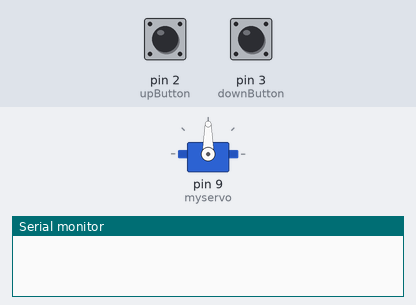
Bench run of a sketch on a simulated Arduino Uno, built with avr-gcc and run on an emulated ATmega328P. Shown: servo, the last lines printed to the serial monitor. Inputs (shaded band) come from the test bench; at power-on: pin 2 (upButton) HIGH, pin 3 (downButton) HIGH.

Above: at 1.2 s.
1.3 s: pin 2 (upButton) pulled LOW for 0.15 s
At 1.37 s:
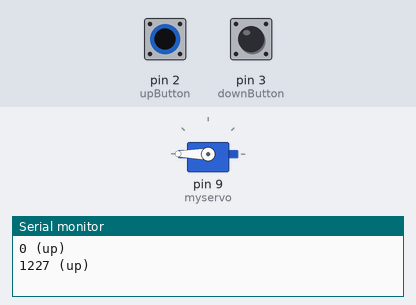
2.9 s: pin 3 (downButton) pulled LOW for 0.15 s
At 2.97 s:
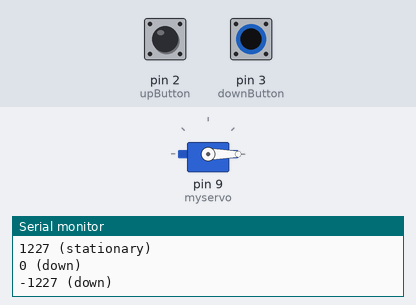
4.5 s: pin 3 (downButton) pulled LOW for 3.2 s
At 8.5 s:
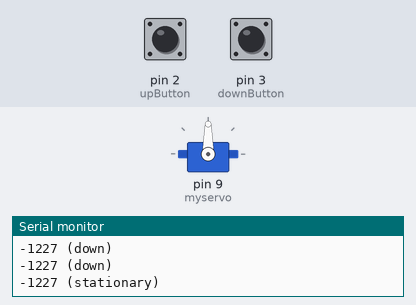
9.2 s: pin 2 (upButton) pulled LOW for 3.2 s
At 9.7 s:
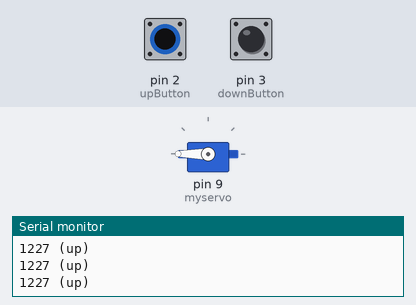
Timing chart, 0 to 13.9 s (numbered marks = the images above; inputs shaded):
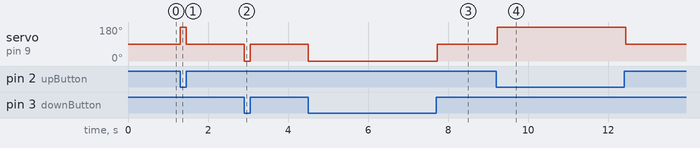

Measured:
- after the input at 1.3 s, servo on pin 9 (myservo): 90° → 180° at once, → 90° 0.15 s later
- after the input at 2.9 s, servo on pin 9 (myservo): 90° → 0° at once, → 90° 0.15 s later
- after the input at 4.5 s, servo on pin 9 (myservo): 90° → 0° at once, → 90° 3.2 s later
- after the input at 9.2 s, servo on pin 9 (myservo): 90° → 180° at once, → 90° 3.2 s later

The sketch:

3rdYearProjCode.ino
```cpp
//**************************************
//Title: KANE_Madeleine_3rdYearProjCode
//Author: Madeleine Kane
//Last edited: 02/04/2024
//Code version: 4
//**************************************

#include <Servo.h>
Servo myservo;  // create servo object to control a servo
int upButton = 2;
int downButton = 3;

int speed = 90; // variable to store the servo speed
float est_ang_speed = 60/0.22*(speed-90); // variable to store the speed estimate in degrees per second
int pos_est = 0; // variable to store the estimate of the position

void setup() {
  myservo.attach(9, 1000, 2000); // attaches the servo on pin 9 to the servo object with a 1 to 2 ms pulse range
  pinMode(upButton, INPUT_PULLUP); //sends a low signal to arduino when button is pressed
  pinMode(downButton, INPUT_PULLUP);
  Serial.begin(9600); //serial for debugging
}

void loop() {
  bool up = digitalRead(upButton);
  bool down = digitalRead(downButton);
  if (down == LOW) {
    //if (pos_est < 180) {
      est_ang_speed = 60/0.22*(speed-90);
      pos_est = est_ang_speed*0.05;
      Serial.print(pos_est);
      Serial.write(" (down)\n");
      speed = 0;
      myservo.write(speed);
    //}
  }
  else if (up == LOW) {
    //if (pos_est >= 0) {
      est_ang_speed = 60/0.22*(speed-90);
      pos_est = est_ang_speed*0.05;
      speed = 180;
      myservo.write(speed);
      Serial.print(pos_est);
      Serial.write(" (up)\n");
    //}
  }
  else {
    if (speed != 90) {
      est_ang_speed = 60/0.22*(speed-90);
      pos_est = est_ang_speed*0.05;
      speed = 90;
      myservo.write(speed);
      Serial.print(pos_est);
      Serial.write(" (stationary)\n");
    }
  }
  delay(50);
}
```
